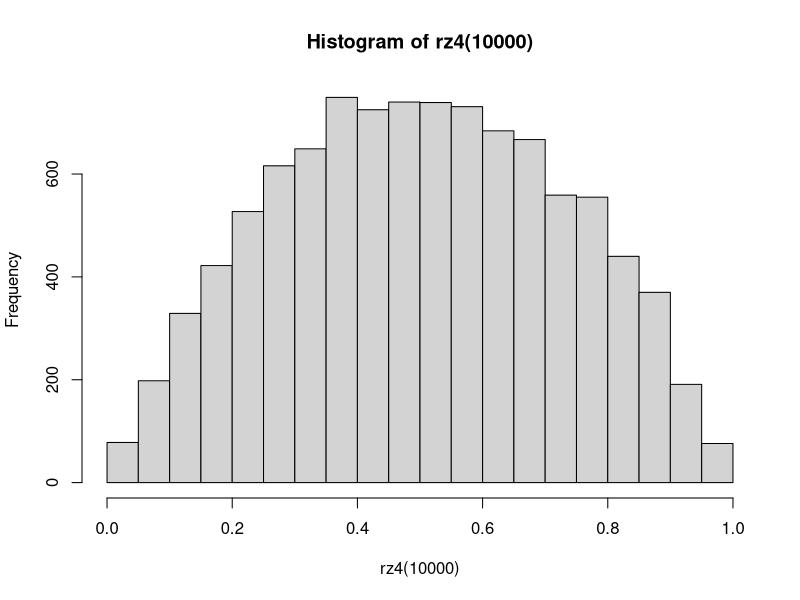

Source code (R):
####################################
# An Example of Rejection Sampling #
####################################

# We are first going to look at a simple 
# example of rejection sampling of the random
# variable Z which has pdf f(z)=6z(1-z) on [0,1]. 

# Note that Z has a Beta(2,2) distribution. 
# Also note that f(z) has a maximum of 3/2 
# at 1/2. 

# So to simulate Z we can simulate X from 
# Unif(0,1) and Y from Unif(0,3/2) and 
# accept X if Y < f(X). 

# We can simulate a single observation
# of Z as follows. 

# runif generates a random deviate from min to max

rz1<-function () 
{
  repeat {
    x <- runif(1, 0, 1)
    y <- runif(1, 0, 3/2)
    fx <- 6 * x * (1 - x)
    if (y < fx) 
      return(x)
  }
}

# try it out:
rz1()

# what is happening in function rz1()?:
rz1.explained<-function () 
  { 
  repeat 
    { 
      # we simulate z from x with a Unif(min=0, max=1)
      x <- runif(1, min=0, max=1); print("x is: ", quote=FALSE)
      print(x)
      # we simulate y with a Unif(min=0, max=3/2)
      y <- runif(1, min=0, max=3/2); print("y is: ", quote=FALSE)
      print(y)
      # fx is 6 times x times (1-x)
      fx <- 6 * x * (1 - x); print("fx is: ", quote=FALSE)
      print(fx)
      # keeps repeating until 
      # y < fx is true
      if (y < fx) 
        # and then returns x
        return(x) 
      } 
  } 

# Try it out:
rz1.explained()

# Note that we repeat the simulation block 
# indefinitely, until the acceptance criterion 
# is satisfied, at which point we break the 
# loop by returning the accepted value. 

# We can now use this to simulate a vector 
# of n such quantities as follows. 

rz2<-function(n) 
  { 
  # creates vector to store values
  zvector <- vector("numeric", n) 
  for (i in 1:n) { 
    # fills up the vector
    zvector[i] <- rz1() 
  } 
  zvector 
  } 

# try it out
rz2(10)

# Of course, this uses explicit looping, 
# and hence will be slow in R. However, we can 
# vectorize this procedure. 

# We do this by simulating vectors of 
# X and Y and keep only those which 
# satisfy the acceptance criterion.

# Consider the following function: 
rz3<-function(n) 
  { 
  # vector of n x's
  xvec <- runif(n, 0, 1)
  # vector of n y's
  yvec <- runif(n, 0, 3/2)
  # vector of fx if criterion is satisfied
  fvec <- 6 * xvec * (1 - xvec)
  # only returns those in vector of 10
  # which satisfy the criterion
  xvec[yvec < fvec] 
  }

# Try it out:
rz3(10)

# The last line of the function body 
# selects and returns those elements 
# of the X vector satisfying the 
# acceptance criterion. 

# So the length of the returned vector
# will be considerably less than n. 

# How much less will depend on the 
# acceptance probability. 

# Note that the length of the returned 
# vector divided by n is an estimate 
# of the acceptance probability. 

# We can use this estimate in order 
# to get an idea of how many simulations 
# we should start off with in order 
# to end up with a vector of about 
# the length we want. 

# Consider the following function. 
rz4<-function (n) 
  { 
  x <- rz3(n) 
  len <- length(x)
  # calculate estimate of
  # acceptance probability
  aprob <- len/n
  # how many more obs we would like:
  shortby <- n - len 
  # how many obs we need to start with
  # to end up with shortby:
  n2 <- round(shortby/aprob) 
  # runs rz3 again with that number
  x2 <- rz3(n2)
  # and adds that output to the vector
  x3 <- c(x, x2) 
  x3 
  } 

# This function calls rz3 to generate 
# a vector of Zs. aprob is an estimate 
# of the acceptance probability. shortby
# is how many more observations we would 
# like, and n2 is an estimate of how 
# many observations we need to start with
# to end up with shortby. The two 
# resulting vectors are joined together
# and returned. 

# So, this function will return a vector
# whose length is approximately n. 

# This is good enough for most purposes, 
# and because it is vectorized, 
# is much faster than rz2. 

?hist

hist(rz4(10000),breaks=30) 
